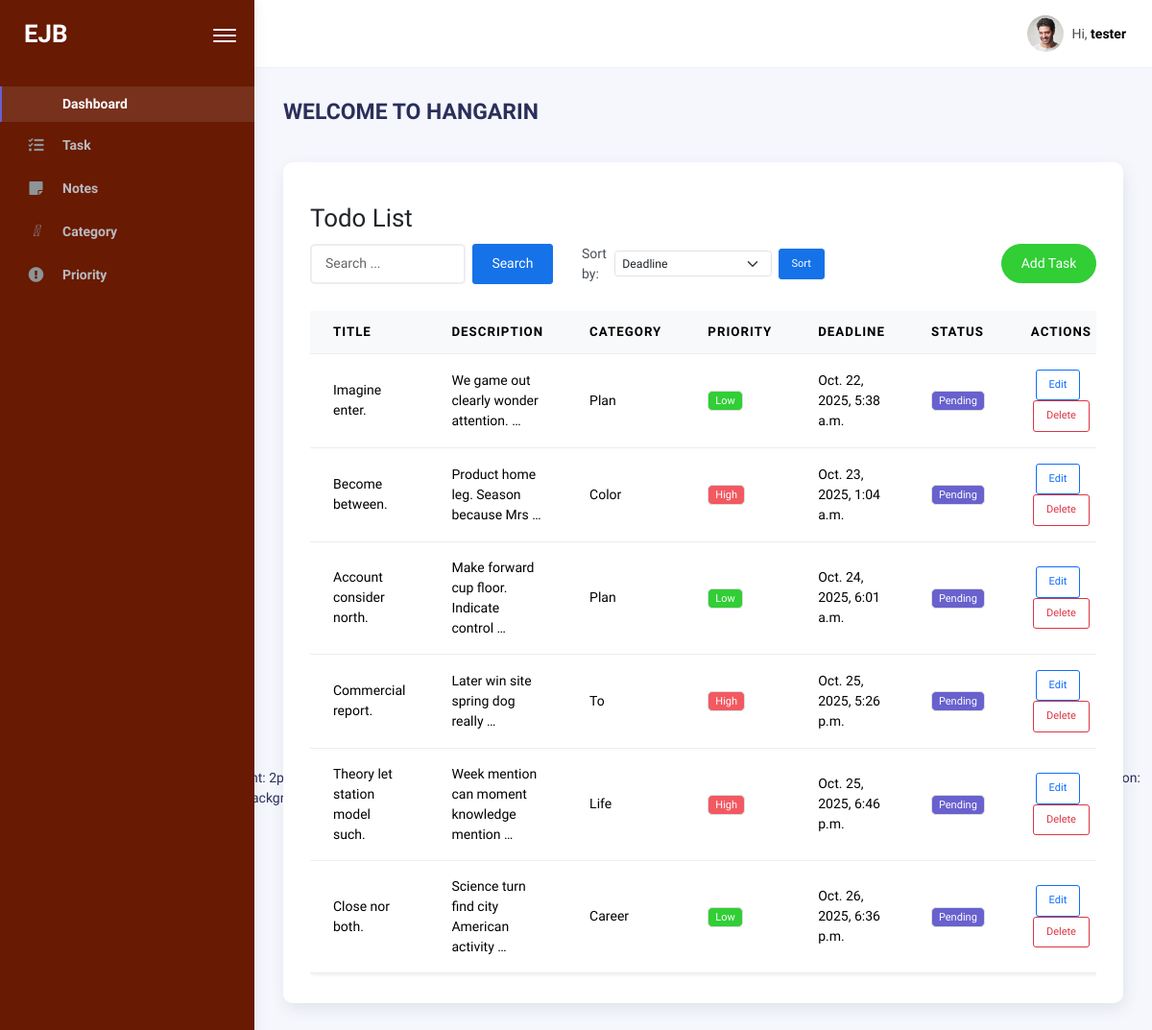
/task_list (signed in), run on the app's committed database.
### tasks/models.py (models this page shows, shortened)
class BaseModel(models.Model):
    from django.utils import timezone
    created_at = models.DateTimeField(default=timezone.now)
    updated_at = models.DateTimeField(auto_now=True)
    class Meta:
        abstract = True

class Task(BaseModel):
    id = models.AutoField(primary_key=True)
    title = models.CharField(max_length=128)
    description = models.CharField(max_length=256)
    deadline = models.DateTimeField(null=True, blank=True)
    status = models.CharField(max_length=50, choices=[
        ("Pending", "Pending"),
        ("In Progress", "In Progress"),
        ("Completed", "Completed"),
    ],
    default="Pending"
    )
    category = models.ForeignKey(Category, on_delete=models.CASCADE)
    priority = models.ForeignKey(Priority, on_delete=models.CASCADE)

class Category(BaseModel):
    id = models.AutoField(primary_key=True)
    name = models.CharField(max_length=100)
    class Meta:
        verbose_name = "Category"
        verbose_name_plural = "Categories"

### tasks/views.py (the view)
# urls.py: path('task_list', TaskListView.as_view(), name='task-list'),
class TaskListView(LoginRequiredMixin, ListView):
    model = Task
    context_object_name = 'tasks'
    template_name = 'task_list.html'
    paginate_by = 6
    ordering = ['-created_at']
    def get_queryset(self):
        qs = super().get_queryset()
        query = self.request.GET.get('q')
        sort_by = self.request.GET.get('sort_by', 'deadline')
        if query:
            qs = qs.filter(
                Q(title__icontains=query) |
                Q(description__icontains=query)
            )
        allowed_sort_fields = [
            'deadline', 'title', 'status', 'category__name', 'priority__name'
        ]
        if sort_by not in allowed_sort_fields:
            sort_by = 'deadline'
        return qs.order_by(sort_by, 'status')

### templates/task_list.html (shortened to what this page needs)
{% extends "base.html" %}
{% block content %}
<div class="container mt-4">
    <h2>Todo List</h2>
    <div class="row mb-3">
        <div class="col-md-4 mb-3">
            <form action="{% url 'task-list' %}" method="get" class="d-flex">
                <input type="text" name="q" value="{{ request.GET.q }}" placeholder="Search ..." class="form-control me-2" />
                <button type="submit" class="btn btn-primary">
                     Search
                </button>
            </form>
        </div>
        <div class="col-md-4 mb-3">
            <form method="get" class="d-flex align-items-center">
                <label for="smallSelect" class="me-2">Sort by:</label>
                <select class="form-select form-select-sm me-2" id="smallSelect" name="sort_by">
                    <option value="deadline" {% if request.GET.sort_by == "deadline" or not request.GET.sort_by %}selected{% endif %}>Deadline</option>
                </select>
                <button type="submit" class="btn btn-primary btn-sm">Sort</button>
            </form>
        </div>
        <div class="col-md-4 text-end">
            <a href="{% url 'task-add' %}" class="btn btn-success btn-rounded">
                Add Task
            </a>
        </div>
    </div>
    <div class="table-responsive">
        <table class="table table-hover align-middle shadow-sm bg-white rounded">
            <thead class="table-light">
                <tr>
                    <th>Title</th>
                    <th>Description</th>
                    <th>Category</th>
                    <th>Priority</th>
                    <th>Deadline</th>
                    <th>Status</th>
                    <th class="text-center">Actions</th>
                </tr>
            </thead>
            <tbody>
                {% for task in tasks %}
                <tr>
                    <td>{{ task.title }}</td>
                    <td>{{ task.description|truncatewords:6 }}</td>
                    <td>{{ task.category.name }}</td>
                    <td>
                        {% if task.priority.name == "High" %}
                        <span class="badge bg-danger">High</span>
                        {% elif task.priority.name == "Medium" %}
                        <span class="badge bg-warning text-dark">Medium</span>
                        {% else %}
                        <span class="badge bg-success">Low</span>
                        {% endif %}
                    </td>
                    <td>{{ task.deadline|date:"M. j, Y, g:i a" }}</td>
                    <td>
                        {% if task.status == "Completed" %}
                        <span class="badge bg-success">Completed</span>
                        {% elif task.status == "Pending" %}
                        <span class="badge bg-secondary">Pending</span>
                        {% elif task.status == "In Progress" %}
                        <span class="badge bg-info text-dark">In Progress</span>
                        {% else %}
                        <span class="badge bg-light text-dark">{{ task.status }}</span>
                        {% endif %}
                    </td>
                    <td class="text-center">
                        <a href="{% url 'task-update' task.id %}" class="btn btn-sm btn-outline-primary me-2">Edit</a>
                        <a href="{% url 'task-delete' task.id %}" class="btn btn-sm btn-outline-danger">Delete</a>
                    </td>
                </tr>
                {% empty %}
                <tr>
                    <td colspan="7" class="text-center text-muted">No tasks found.</td>
                </tr>
                {% endfor %}
            </tbody>
        </table>
    </div>
</div>
{% endblock %}

### templates/base.html (shortened to what this page needs)
{% load static %}
<!DOCTYPE html>
<html lang="en">
  <head>
    {% load pwa %}
    {% load static %}
    <link rel="stylesheet" href="{% static 'css/bootstrap.min.css' %}" />
    <link rel="stylesheet" href="{% static 'css/plugins.min.css' %}" />
    <link rel="stylesheet" href="{% static 'css/kaiadmin.min.css' %}" />
  </head>
  <body>
    <div class="wrapper">
      <div class="sidebar" data-background-color="dark">
        <div class="sidebar-logo">
          <div class="logo-header" data-background-color="dark">
            <a href="{% url 'home' %}" class="logo">
              <h2 style="color: white; margin: 0; font-weight: 600;">EJB</h2>
            </a>
            <div class="nav-toggle">
              <button class="btn btn-toggle toggle-sidebar">
                <i class="hamburger"></i>
              </button>
            </div>
          </div>
        </div>
        <div class="sidebar-wrapper scrollbar scrollbar-inner">
          <div class="sidebar-content">
            <ul class="nav nav-secondary">
              <li class="nav-item active">
                <a href="{% url 'home' %}">
                  <p>Dashboard</p>
                </a>
              </li>
              <li class="nav-item">
                <a href="{% url 'task-list' %}">
                  <i class="fas fa-tasks"></i>
                  <p>Task</p>
                </a>
              </li>
               <li class="nav-item">
                  <a href="{% url 'note-list' %}">
                    <i class="fas fa-sticky-note"></i>
                    <p>Notes</p>
                  </a>
                </li>
                <li class="nav-item">
                  <a href="{% url 'category-list' %}">
                    <i class="fa-solid fa-layer-group"></i>
                    <p>Category</p>
                  </a>
                </li>
                <li class="nav-item">
                  <a href="{% url 'priority-list' %}">
                    <i class="fas fa-exclamation-circle"></i>
                    <p>Priority</p>
                  </a>
                </li>
            </ul>
          </div>
        </div>
      </div>
      <div class="main-panel">
        <div class="main-header">
          <nav
            class="navbar navbar-header navbar-header-transparent navbar-expand-lg border-bottom"
          >
            <div class="container-fluid">
              <ul class="navbar-nav topbar-nav ms-md-auto align-items-center">
                <li class="nav-item topbar-user dropdown hidden-caret">
                  <a
                    class="dropdown-toggle profile-pic"
                    data-bs-toggle="dropdown"
                    href="#"
                    aria-expanded="false"
                  >
                    <div class="avatar-sm">
                      <img
                        src="{% static 'img/profile.jpg' %}"
                        alt="..."
                        class="avatar-img rounded-circle"
                      />
                    </div>
                    <span class="profile-username">
                      <span class="op-7">Hi,</span>
                      <span class="fw-bold">
                        {% if request.user.get_full_name %}
                          {{ request.user.get_full_name }}
                        {% else %}
                          {{ request.user.username }}
                        {% endif %}
                      </span>
                    </span>
                  </a>
                </li>
              </ul>
            </div>
          </nav>
        </div>
        <div class="container">
          <div class="page-inner">
            <div
              class="d-flex align-items-left align-items-md-center flex-column flex-md-row pt-2 pb-4"
            >
              <div>
                <h3 class="fw-bold mb-3">WELCOME TO HANGARIN</h3>
              </div>
            </div>
            <div class="row">
              <div class="col-md-12">
                <div class="card card-round">
                  <div class="card-body">
                    {% block content %}
                    {% endblock %}
                  </div>
                </div>
              </div>
            </div>
          </div>
        </div>
      </div>
    </div>
  {% load static %}
.btn-toggle i.hamburger {
  width: 24px;
  height: 2px;
  background: white;
  position: relative;
  display: inline-block;
}
.btn-toggle i.hamburger::before,
.btn-toggle i.hamburger::after {
  content: "";
  position: absolute;
  left: 0;
  width: 24px;
  height: 2px;
  background: white;
}
.btn-toggle i.hamburger::before {
  top: -6px;
}
.btn-toggle i.hamburger::after {
  top: 6px;
}
  </body>
</html>

### templates/base.html (style rules this page uses)
.sidebar[data-background-color="dark"], .logo-header[data-background-color="dark"] { background-color: #681a02ff !important; }
.nav-item a:hover, .nav-item.active > a { background-color: rgba(255, 255, 255, 0.1) !important; }
.btn-toggle i.hamburger { position: relative; display: inline-block; width: 24px; height: 2px; background-color: white; border-radius: 2px; transition: all 0.3s ease-in-out; vertical-align: middle; }
.btn-toggle i.hamburger::before, .btn-toggle i.hamburger::after { content: ""; position: absolute; left: 0; width: 24px; height: 2px; background-color: white; border-radius: 2px; transition: all 0.3s ease-in-out; }
.btn-toggle i.hamburger::before { top: -6px; }
.btn-toggle i.hamburger::after { top: 6px; }

### data on the page
Task: title "Imagine enter.", description "We game out clearly wonder attention. …", category.name "Plan", shows "Low", deadline "Oct. 22, 2025, 5:38 a.m.", status "Pending"
Task: title "Become between.", description "Product home leg. Season because Mrs …", category.name "Color", shows "High", deadline "Oct. 23, 2025, 1:04 a.m.", status "Pending"
Task: title "Account consider north.", description "Make forward cup floor. Indicate control …", category.name "Plan", shows "Low", deadline "Oct. 24, 2025, 6:01 a.m.", status "Pending"
Task: title "Commercial report.", description "Later win site spring dog really …", category.name "To", shows "High", deadline "Oct. 25, 2025, 5:26 p.m.", status "Pending"
Task: title "Theory let station model such.", description "Week mention can moment knowledge mention …", category.name "Life", shows "High", deadline "Oct. 25, 2025, 6:46 p.m.", status "Pending"
Task: title "Close nor both.", description "Science turn find city American activity …", category.name "Career", shows "Low", deadline "Oct. 26, 2025, 6:36 p.m.", status "Pending"

### other printed values
{{ request.user.username }} "tester"
